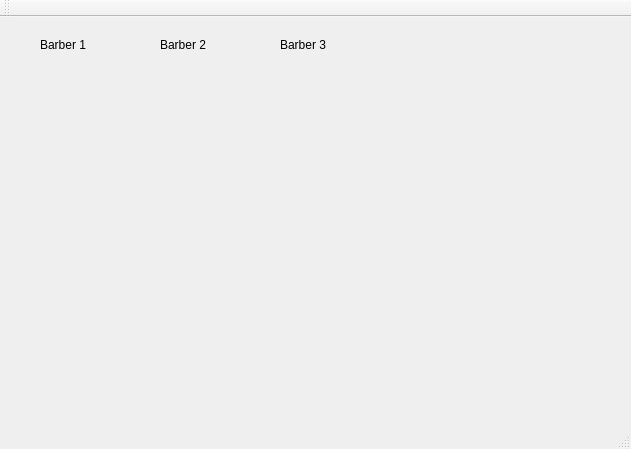
<?xml version="1.0" encoding="UTF-8"?>
<ui version="4.0">
 <class>MainWindow</class>
 <widget class="QMainWindow" name="MainWindow">
  <property name="geometry">
   <rect>
    <x>0</x>
    <y>0</y>
    <width>631</width>
    <height>449</height>
   </rect>
  </property>
  <property name="windowTitle">
   <string>MainWindow</string>
  </property>
  <widget class="QWidget" name="centralWidget">
   <widget class="QLabel" name="barber_1">
    <property name="geometry">
     <rect>
      <x>20</x>
      <y>40</y>
      <width>101</width>
      <height>101</height>
     </rect>
    </property>
    <property name="text">
     <string/>
    </property>
    <property name="pixmap">
     <pixmap>pic/barber_sleep.png</pixmap>
    </property>
   </widget>
   <widget class="QLabel" name="b1_text">
    <property name="geometry">
     <rect>
      <x>40</x>
      <y>20</y>
      <width>51</width>
      <height>16</height>
     </rect>
    </property>
    <property name="text">
     <string>Barber 1</string>
    </property>
   </widget>
   <widget class="QLabel" name="b2_text">
    <property name="geometry">
     <rect>
      <x>160</x>
      <y>20</y>
      <width>51</width>
      <height>16</height>
     </rect>
    </property>
    <property name="text">
     <string>Barber 2</string>
    </property>
   </widget>
   <widget class="QLabel" name="barber_2">
    <property name="geometry">
     <rect>
      <x>140</x>
      <y>40</y>
      <width>101</width>
      <height>101</height>
     </rect>
    </property>
    <property name="text">
     <string/>
    </property>
    <property name="pixmap">
     <pixmap>pic/barber_sleep.png</pixmap>
    </property>
   </widget>
   <widget class="QLabel" name="barber_3">
    <property name="geometry">
     <rect>
      <x>260</x>
      <y>40</y>
      <width>101</width>
      <height>101</height>
     </rect>
    </property>
    <property name="text">
     <string/>
    </property>
    <property name="pixmap">
     <pixmap>pic/barber_sleep.png</pixmap>
    </property>
   </widget>
   <widget class="QLabel" name="b3_text">
    <property name="geometry">
     <rect>
      <x>280</x>
      <y>20</y>
      <width>51</width>
      <height>16</height>
     </rect>
    </property>
    <property name="text">
     <string>Barber 3</string>
    </property>
   </widget>
  </widget>
  <widget class="QMenuBar" name="menuBar">
   <property name="geometry">
    <rect>
     <x>0</x>
     <y>0</y>
     <width>631</width>
     <height>22</height>
    </rect>
   </property>
  </widget>
  <widget class="QToolBar" name="mainToolBar">
   <attribute name="toolBarArea">
    <enum>TopToolBarArea</enum>
   </attribute>
   <attribute name="toolBarBreak">
    <bool>false</bool>
   </attribute>
  </widget>
  <widget class="QStatusBar" name="statusBar"/>
 </widget>
 <layoutdefault spacing="6" margin="11"/>
 <resources/>
 <connections/>
</ui>
